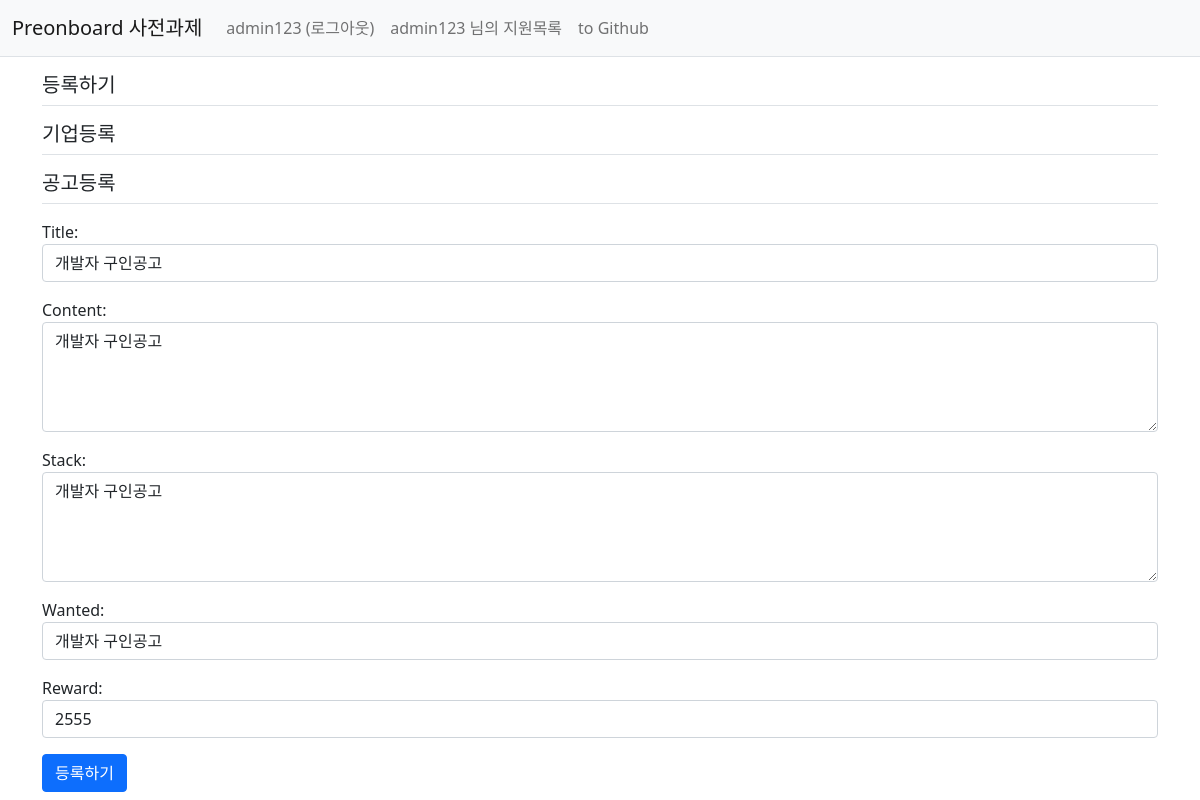
/preonboard/job_opening/modify/14/ (signed in), run on the app's committed database.
### preonboard/models.py (models this page shows)
class Job_opening(models.Model):
    author = models.ForeignKey(User, on_delete=models.CASCADE)
    company = models.ForeignKey(Company,on_delete=models.CASCADE)
    title = models.CharField(max_length=200)
    wanted = models.CharField(max_length=200)
    reward = models.IntegerField()
    content = models.TextField()
    stack = models.TextField()
    create_date = models.DateTimeField()
    modify_date = models.DateTimeField(null=True, blank=True)

### preonboard/views.py (the view)
# urls.py: path('job_opening/modify/<int:job_opening_id>/', views.job_opening_modify, name='job_opening_modify'),
@login_required(login_url='common:login')
def job_opening_modify(request, job_opening_id):
    job_opening = get_object_or_404(Job_opening, pk=job_opening_id)
    if request.user != job_opening.author:
        messages.error(request, '수정권한이 없습니다')
        return redirect('preonboard:detail', job_opening_id=job_opening.id)
    if request.method == "POST":
        job_form = JobOpeningForm(request.POST, instance=job_opening)
        if job_form.is_valid():
            job_opening = job_form.save(commit=False)
            job_opening.modify_date = timezone.now()  # 수정일시 저장
            job_opening.save()
            return redirect('preonboard:detail', job_opening_id=job_opening.id)
    else:
        job_form = JobOpeningForm(instance=job_opening)
    context = {'job_form': job_form}
    return render(request, 'preonboard/job_opening_form.html', context)

### preonboard/forms.py
class JobOpeningForm(forms.ModelForm):
    class Meta:
        model = Job_opening  # 사용할 모델
        fields = ['title', 'content', 'stack', 'wanted', 'reward']  # 모델의 속성
        widgets = {
            'title': forms.TextInput(attrs={'class': 'form-control'}),
            'location': forms.TextInput(attrs={'class': 'form-control'}),
            'wanted': forms.TextInput(attrs={'class': 'form-control'}),
            'content': forms.Textarea(attrs={'class': 'form-control', 'rows': 4}),
            'stack': forms.Textarea(attrs={'class': 'form-control', 'rows': 4}),
            'reward': forms.TextInput(attrs={'class': 'form-control'}),
        }

### templates/preonboard/job_opening_form.html (shortened to what this page needs)
{% extends 'base.html' %}
{% block content %}
<div class="container">
    <h5 class="my-3 border-bottom pb-2">등록하기</h5>
    <form method="post">
        <h5 class="my-3 border-bottom pb-2">기업등록</h5>
        <h5 class="my-3 border-bottom pb-2">공고등록</h5>
        {{ job_form.as_p }}
        <button type="submit" class="btn btn-primary">등록하기</button>
    </form>
</div>
{% endblock %}

### templates/navbar.html (shortened to what this page needs)
<nav class="navbar navbar-expand-lg navbar-light bg-light border-bottom">
    <div class="container-fluid">
        <a class="navbar-brand" href="{% url 'preonboard:index' %}">Preonboard 사전과제 </a>
        <div class="collapse navbar-collapse" id="navbarSupportedContent">
            <ul class="navbar-nav me-auto mb-2 mb-lg-0">
                <li class="nav-item">
                    {% if user.is_authenticated %}
                    <a class="nav-link" href="{% url 'common:logout' %}">{{ user.username }} (로그아웃)</a>
                    {% else %}
                    <a class="nav-link" href="{% url 'common:login' %}">로그인</a>
                    {% endif %}
                </li>
                    <a class="nav-link" href="{% url 'preonboard:apply_list'%}">{{ user.username }} 님의 지원목록</a>
                <a class="nav-link" href="https://github.com/Blaze-F/wanted-pre-onboarding-backend/blob/main/README.md">to Github</a>
            </ul>
        </div>
    </div>
</nav>

### data on the page
Job_opening: title "개발자 구인공고", content "개발자 구인공고", stack "개발자 구인공고", wanted "개발자 구인공고", reward "2555"

### other printed values
{{ user.username }} "admin123"
